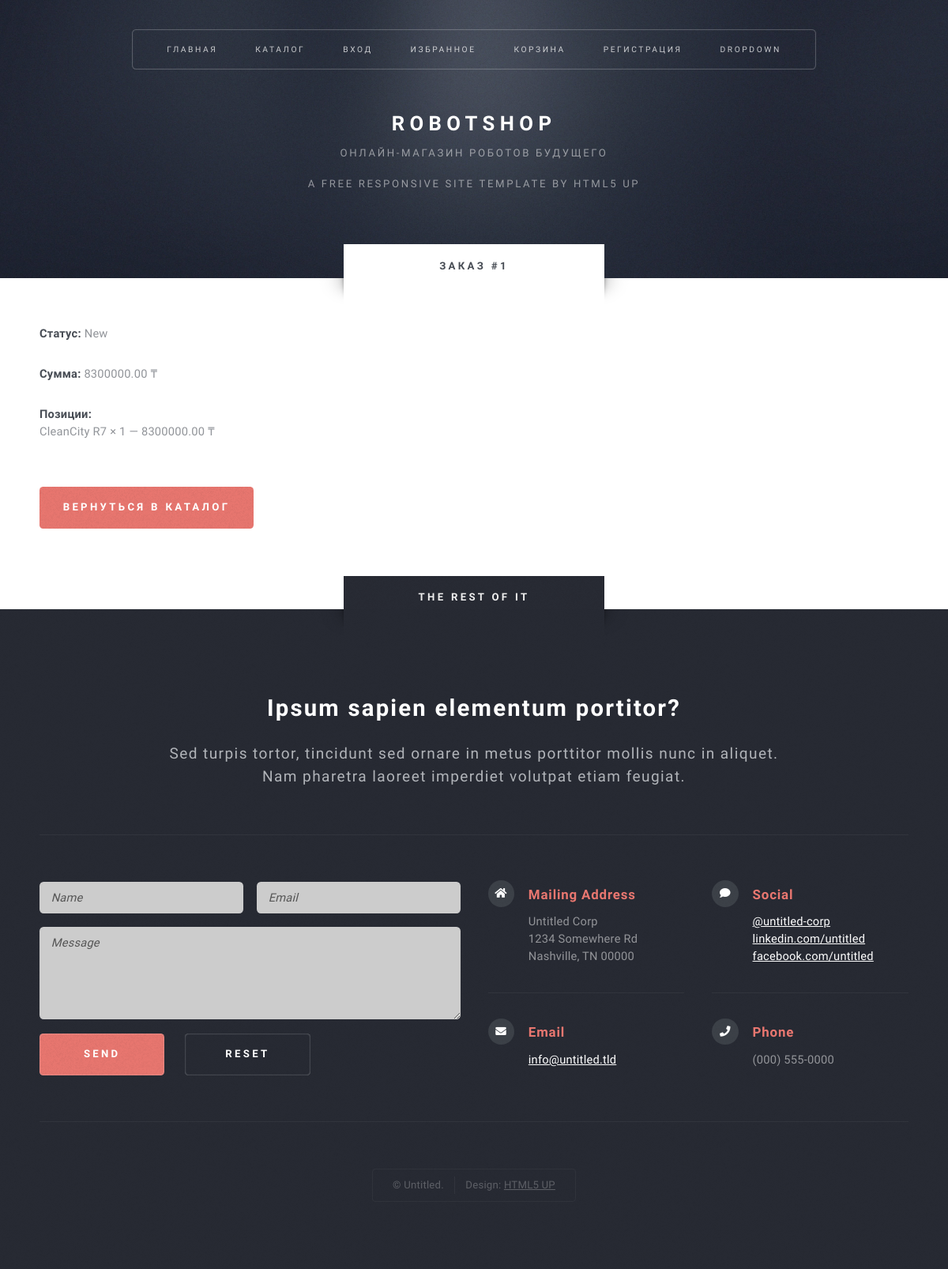
Page /orders/1/ (signed in) on the committed database.
### orders/models.py (models this page shows, shortened)
class Order(TimeStampedModel):
    class Status(models.TextChoices):
        NEW = "new", "New"
        PROCESSING = "processing", "Processing"
        PAID = "paid", "Paid"
        SHIPPED = "shipped", "Shipped"
        DELIVERED = "delivered", "Delivered"
        CANCELLED = "cancelled", "Cancelled"
    user = models.ForeignKey(
        settings.AUTH_USER_MODEL,
        on_delete=models.CASCADE,
        related_name="orders",
    )
    address = models.ForeignKey(
        "accounts.Address",
        on_delete=models.PROTECT,
        related_name="orders",
    )
    status = models.CharField(max_length=20, choices=Status.choices, default=Status.NEW)
    note = models.TextField(blank=True)
    total_amount = models.DecimalField(max_digits=10, decimal_places=2, default=0)
    class Meta:
        ordering = ["-created_at"]

class OrderItem(TimeStampedModel):
    order = models.ForeignKey(
        Order,
        on_delete=models.CASCADE,
        related_name="items",
    )
    robot = models.ForeignKey(
        "catalog.Robot",
        on_delete=models.PROTECT,
        related_name="order_items",
    )
    quantity = models.PositiveIntegerField(default=1, validators=[MinValueValidator(1)])
    unit_price = models.DecimalField(max_digits=10, decimal_places=2)

### catalog/models.py (models this page shows, shortened)
class Robot(TimeStampedModel):
    name = models.CharField(max_length=180)
    slug = models.SlugField(max_length=200, unique=True)
    category = models.ForeignKey(
        Category,
        on_delete=models.PROTECT,
        related_name="robots",
    )
    brand = models.ForeignKey(
        Brand,
        on_delete=models.PROTECT,
        related_name="robots",
    )
    tags = models.ManyToManyField(Tag, blank=True, related_name="robots")
    description = models.TextField(blank=True)
    price = models.DecimalField(max_digits=10, decimal_places=2)
    stock = models.PositiveIntegerField(default=0, validators=[MinValueValidator(0)])
    is_active = models.BooleanField(default=True)
    class Meta:
        ordering = ["name"]

### orders/views.py (the view)
# urls.py: path("<int:pk>/", views.order_detail, name="detail"),
@login_required
def order_detail(request, pk):
    order = get_object_or_404(Order, pk=pk, user=request.user)
    return render(request, "orders/order_detail.html", {"order": order})

### cart/context_processors.py (called while the page is built)
def cart_info(request):
    if request.user.is_authenticated:
        cart = Cart.objects.filter(user=request.user, is_active=True).first()
        if cart:
            count = sum(item.quantity for item in cart.items.all())
        else:
            count = 0
    else:
        count = 0
    return {
        "cart_items_count": count
    }

### templates/orders/order_detail.html (shortened to what this page needs)
{% extends "base.html" %}
{% block content %}
<section id="main" class="wrapper style2">
  <div class="title">Заказ #{{ order.id }}</div>
  <div class="container">
    <p><strong>Статус:</strong> {{ order.get_status_display }}</p>
    <p><strong>Сумма:</strong> {{ order.total_amount }} ₸</p>
    <h3>Позиции:</h3>
    {% for item in order.items.all %}
        <section class="box">
            <p>
                {{ item.robot.name }}
                × {{ item.quantity }}
                — {{ item.unit_price }} ₸
            </p>
        </section>
    {% endfor %}
    <a href="{% url 'catalog:list' %}" class="button style1">
        Вернуться в каталог
    </a>
  </div>
</section>
{% endblock %}

### static/theme/assets/css/main.css (style rules this page uses)
html, body, div, span, applet, object, iframe, h1, h2, h3, h4, h5, h6, p, blockquote, pre, a, abbr, acronym, address, big, cite, code, del, dfn, em, img, ins, kbd, q, s, samp, small, strike, strong, sub, sup, tt, var, b, u, i, center, dl, dt, dd, ol, ul, li, fieldset, form, label, legend, table, caption, tbody, tfoot, thead, tr, th, td, article, aside, canvas, details, embed, figure, figcaption, footer, header, hgroup, menu, nav, output, ruby, section, summary, time, mark, audio, video { margin: 0; padding: 0; border: 0; font-size: 100%; font: inherit; vertical-align: baseline; }
article, aside, details, figcaption, figure, footer, header, hgroup, menu, nav, section { display: block; }
body { line-height: 1; }
body { -webkit-text-size-adjust: none; }
html { box-sizing: border-box; }
*, *:before, *:after { box-sizing: inherit; }
body, input, textarea, select { font-family: 'Source Sans Pro', sans-serif; font-weight: 400; color: #919499; font-size: 14pt; line-height: 1.75em; letter-spacing: 0.025em; }
h1, h2, h3, h4, h5, h6 { font-weight: 700; color: #484d55; }
a { -moz-transition: color .25s ease-in-out; -webkit-transition: color .25s ease-in-out; -ms-transition: color .25s ease-in-out; transition: color .25s ease-in-out; text-decoration: underline; color: #717479; }
strong, b { font-weight: 700; color: #484d55; }
p, ul, ol, dl, table, blockquote, form { margin-bottom: 2em; }
.container { margin: 0 auto; max-width: 100%; width: 68em; }
@media screen and (max-width: 1680px) { .container { width: 70em; } }
@media screen and (max-width: 1280px) { .container { width: calc(100% - 100px); } }
section, article { margin: 0 0 4em 0; }
section > :last-child, article > :last-child, section:last-child, article:last-child { margin-bottom: 0; }
input[type="button"], input[type="submit"], input[type="reset"], button, .button { -moz-transition: all .25s ease-in-out; -webkit-transition: all .25s ease-in-out; -ms-transition: all .25s ease-in-out; transition: all .25s ease-in-out; display: inline-block; background: #444; text-align: center; text-transform: uppercase; font-weight: 700; letter-spacing: 0.25em; text-decoration: none; border-radius: 0.35em; border: 0; outline: 0; cursor: pointer; padding: 0 2.25em 0 2.25em; font-size: 0.9em; min-width: 12em; height: 4em; line-height: 4em; }
input[type="button"].style1, input[type="submit"].style1, input[type="reset"].style1, button.style1, .button.style1 { background: #e97770 url("images/overlay.png"); color: #fff; }
.wrapper { position: relative; padding: 6em 0 9em 0; }
.wrapper .title { position: absolute; top: 0; left: 50%; text-align: center; text-transform: uppercase; display: block; font-weight: 700; letter-spacing: 0.25em; font-size: 0.9em; width: 25em; height: 3.25em; top: -3.25em; line-height: 3.25em; margin-bottom: -3.25em; margin-left: -12.5em; padding-top: 0.5em; }
.wrapper .title:before { content: ''; position: absolute; bottom: -38px; left: -35px; width: 35px; height: 38px; background: url("images/shadow.png"); }
.wrapper .title:after { -moz-transform: scaleX(-1); -webkit-transform: scaleX(-1); -ms-transform: scaleX(-1); transform: scaleX(-1); content: ''; position: absolute; bottom: -38px; right: -35px; width: 35px; height: 38px; background: url("images/shadow.png"); }
.wrapper.style2 { background: #fff; }
.wrapper.style2 .title { background: #fff; color: #484d55; }
#page-wrapper > section { margin-bottom: 0; }
@media screen and (max-width: 1680px) { body, input, textarea, select { font-size: 12pt; } }
@media screen and (max-width: 1280px) { body, input, select, textarea { font-size: 11pt; line-height: 1.5em; letter-spacing: 0.015em; } }
@media screen and (max-width: 1280px) { .wrapper { padding: 4em 0 7em 0; } }

### rows in the picture
Order: id "1", status "New", total_amount "8300000.00"
OrderItem: robot.name "CleanCity R7", quantity "1", unit_price "8300000.00"
